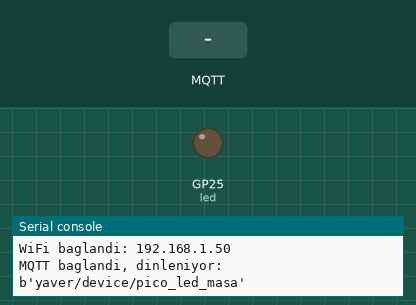
A program run on a simulated Raspberry Pi Pico running MicroPython. Parts: output pins drawn as LEDs (lit = HIGH), the last lines printed to the serial console. The inputs (shaded band) are chosen by the test bench. WiFi joins after 1.5 s; no MQTT or app messages arrive unless stated; values from a settings file that is not in the repository are placeholders.

Above: at 2.8 s.
2.9 s: MQTT message "on" arrives on the first subscribed topic
At 4.1 s:
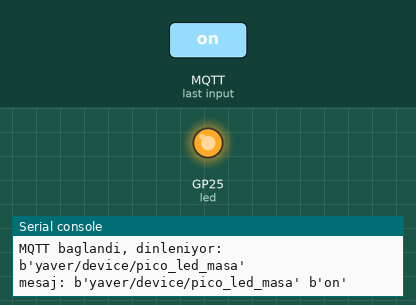
4.4 s: MQTT message "off" arrives on the first subscribed topic
At 5.4 s:
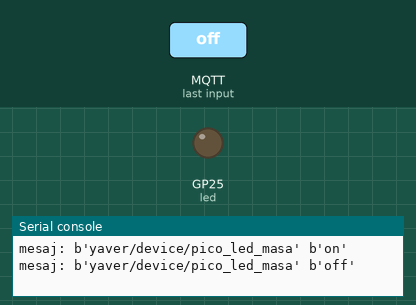
Timing chart, 0 to 7.4 s (numbered marks = the images above; inputs shaded):
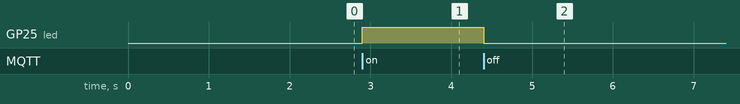

The program:

main.py
```python
"""Yaver - Pico W LED demo (cihaz kimligi: pico_led_masa).

Yaver'in "led_control" skill'inden gelen MQTT mesajlarini dinler, dahili
LED'i yakar/sondurur. skills.py bu cihaza C:\\yaver\\config.yaml'daki
devices.pico_led_masa.topic konusunda "on" ya da "off" yayinlar. Baska bir
Pico W/LED eklerken: config.yaml'a yeni bir devices girdisi ekle (farkli
topic ile), bu dosyayi kopyalayip TOPIC sabitini o yeni topic'e cevir.

Kurulum:
    1. Thonny'de Tools > Manage Packages ile "micropython-umqtt.simple" kur
       (ya da REPL'den: import mip; mip.install("umqtt.simple")).
    2. secrets_example.py'yi secrets.py olarak kopyala, kendi WiFi ve
       Mosquitto sunucu bilgilerinle doldur (secrets.py .gitignore'da,
       asla commit edilmez).
    3. main.py ve secrets.py dosyalarini Thonny ile Pico W'ye yukle, calistir.
"""

import time

import network
from machine import Pin
from umqtt.simple import MQTTClient

import secrets

TOPIC = b"yaver/device/pico_led_masa"
led = Pin("LED", Pin.OUT)


def wifi_connect():
    wlan = network.WLAN(network.STA_IF)
    wlan.active(True)
    if not wlan.isconnected():
        print("WiFi'ye baglaniliyor:", secrets.WIFI_SSID)
        wlan.connect(secrets.WIFI_SSID, secrets.WIFI_PASSWORD)
        while not wlan.isconnected():
            time.sleep(0.5)
    print("WiFi baglandi:", wlan.ifconfig()[0])


def on_message(topic, msg):
    print("mesaj:", topic, msg)
    if msg == b"on":
        led.value(1)
    elif msg == b"off":
        led.value(0)


def main():
    wifi_connect()
    client = MQTTClient("yaver-pico_led_masa", secrets.MQTT_SERVER, port=1883)
    client.set_callback(on_message)
    client.connect()
    client.subscribe(TOPIC)
    print("MQTT baglandi, dinleniyor:", TOPIC)

    while True:
        try:
            client.wait_msg()
        except OSError as error:
            print("baglanti hatasi, yeniden deneniyor:", error)
            time.sleep(2)
            try:
                client.disconnect()
            except OSError:
                pass
            wifi_connect()
            client.connect()
            client.subscribe(TOPIC)


if __name__ == "__main__":
    main()
```

Measured:
- after the input at 2.9 s, GP25 (led): LOW → HIGH at once
- after the input at 4.4 s, GP25 (led): HIGH → LOW at once
